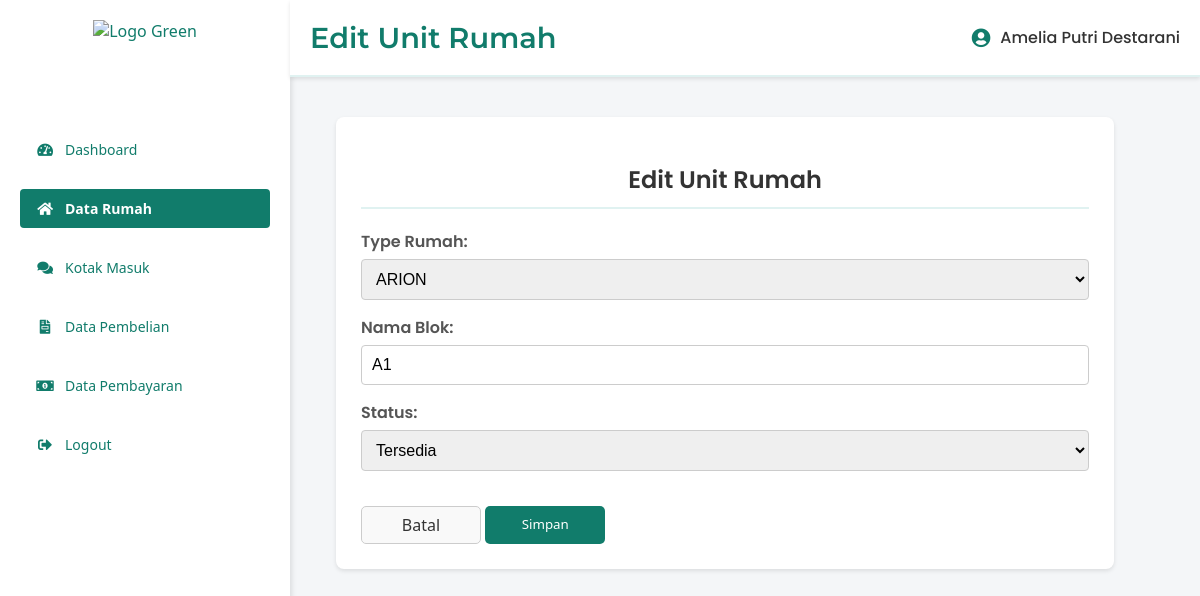
Page /edit_unit.php?id_unit=32 on the committed database.
### tables this page shows
CREATE TABLE `tb_unit` (
  `id_unit` int(11) UNSIGNED NOT NULL,
  `id_rumah` int(11) UNSIGNED NOT NULL,
  `nama_blok` varchar(5) NOT NULL,
  `type_unit` varchar(30) NOT NULL,
  `status` enum('tersedia','terjual','terbooking') NOT NULL DEFAULT 'tersedia'
);

CREATE TABLE `tb_rumah` (
  `id_rumah` int(11) UNSIGNED NOT NULL,
  `type_rumah` varchar(30) NOT NULL,
  `harga_rumah` decimal(15,0) DEFAULT NULL,
  `foto_rumah` varchar(255) DEFAULT NULL,
  `site_plan` varchar(255) DEFAULT NULL,
  `floor_plan` varchar(255) DEFAULT NULL,
  `deskripsi` text DEFAULT NULL,
  `spesifikasi_detail` text DEFAULT NULL,
  `id_admin` int(11) DEFAULT NULL
);

### Edit_Unit.php (the view, shortened to what this page needs)
<?php
$host = "localhost";
$username = "root";
$password = "";
$database = "db_perumahan";
$conn = new mysqli($host, $username, $password, $database);
$type_rumah_options = [];
$type_sql = "SELECT id_rumah, type_rumah FROM tb_rumah ORDER BY type_rumah ASC";
$type_result = $conn->query($type_sql);
if ($type_result && $type_result->num_rows > 0) {
    while ($row = $type_result->fetch_assoc()) {
        $type_rumah_options[] = $row;
    }
}
$id_unit = $_GET['id_unit'] ?? '';
$unit_data = null;
if ($id_unit) {
    $unit_sql = "SELECT u.id_unit, u.nama_blok, u.status, u.id_rumah FROM tb_unit u WHERE u.id_unit = ?";
    $stmt = $conn->prepare($unit_sql);
    $stmt->bind_param("i", $id_unit);
    $stmt->execute();
    $result = $stmt->get_result();
    if ($result->num_rows > 0) {
        $unit_data = $result->fetch_assoc();
    }
}
?>
<!DOCTYPE html>
<html lang="en">
<head>
    <link href="https://cdnjs.cloudflare.com/ajax/libs/font-awesome/5.15.3/css/all.min.css" rel="stylesheet"/>
</head>
<body>
    <div class="admin-container">
        <aside class="sidebar">
            <div class="sidebar-header" style="justify-content: center;">
                <img src="gambar/Logo_Green.png" alt="Logo Green" class="logo">
            </div>
            <nav class="sidebar-nav">
                <ul>
                    <li>
                        <a href="Dashboard_admin.php">
                            <i class="fas fa-tachometer-alt"></i>
                            <span>Dashboard</span>
                        </a>
                    </li>
                    <li>
                        <a href="data_rumah.php" class="active">
                            <i class="fas fa-home"></i>
                            <span>Data Rumah</span>
                        </a>
                    </li>
                    <li>
                      <a href="kotak_masuk.php">
                            <i class="fas fa-comments"></i>
                            <span>Kotak Masuk</span>
                        </a>
                    </li>
                    <li>
                        <a href="data_pembelian.php">
                            <i class="fas fa-file-invoice"></i>
                            <span>Data Pembelian</span>
                        </a>
                    </li>
                    <li>
                        <a href="data_pembayaran.php">
                            <i class="fas fa-money-bill-alt"></i>
                            <span>Data Pembayaran</span>
                        </a>
                    </li>
                    <li class="logout">
                        <a href="logout.php">
                            <i class="fas fa-sign-out-alt"></i>
                            <span>Logout</span>
                        </a>
                    </li>
                </ul>
            </nav>
        </aside>
        <main class="main-content">
            <header class="main-header">
                <h2>Edit Unit Rumah</h2>
                <div class="admin-info">
                    <i class="fas fa-user-circle"></i>
                    <span>Amelia Putri Destarani</span>
                </div>
            </header>
            <div class="content-area">
                <div class="form-container">
                    <h2>Edit Unit Rumah</h2>
                    <form method="post" onsubmit="return validateForm()">
                        <div class="form-group">
                            <label for="id_rumah">Type Rumah:</label>
                            <select name="id_rumah" id="id_rumah" required>
                                <?php foreach ($type_rumah_options as $option): ?>
                                    <option value="<?php echo htmlspecialchars($option['id_rumah']); ?>"
                                        <?php if ($unit_data && $unit_data['id_rumah'] == $option['id_rumah']) echo 'selected'; ?>>
                                        <?php echo htmlspecialchars($option['type_rumah']); ?>
                                    </option>
                                <?php endforeach; ?>
                            </select>
                        </div>
                        <div class="form-group">
                            <label for="nama_blok">Nama Blok:</label>
                            <input type="text" name="nama_blok" id="nama_blok"
                                value="<?php echo $unit_data ? htmlspecialchars($unit_data['nama_blok']) : ''; ?>" required>
                        </div>
                        <div class="form-group">
                            <label for="status">Status:</label>
                            <select name="status" id="status" required>
                                <option value="tersedia" <?php if ($unit_data && $unit_data['status'] == 'tersedia') echo 'selected'; ?>>Tersedia</option>
                            </select>
                        </div>
                        <a href="unit_rumah.php" class="back-button">Batal</a>
                        <button type="submit">Simpan</button>
                    </form>
                </div>
            </div>
        </main>
    </div>
</body>
</html>

### Edit_Unit.php (style rules this page uses)
body { margin: 0; font-family: 'Segoe UI', sans-serif; background-color: #f4f6f8; display: flex; min-height: 100vh; }
.admin-container { display: flex; flex: 1; min-height: 100vh; }
.sidebar { background-color: #fff; color: #117c6b; width: 250px; padding: 20px; display: flex; flex-direction: column; box-shadow: 2px 0 5px rgba(0,0,0,0.1); height: 100vh; overflow-y: auto; position: fixed; }
.sidebar-header { display: flex; align-items: center; justify-content: center; margin-bottom: 30px; }
.sidebar-header .logo { height: 80px; }
.sidebar-nav ul { list-style: none; padding: 0; margin: 0; }
.sidebar-nav ul li a { display: flex; align-items: center; color: #117c6b; text-decoration: none; padding: 10px 15px; margin-bottom: 20px; border-radius: 4px; font-size: 14px; font-weight: 500; transition: background-color 0.3s ease; }
.sidebar-nav ul li a i { margin-right: 10px; width: 20px; text-align: center; }
.sidebar-nav ul li.logout { margin-top: auto; }
.sidebar-nav ul li.logout a { background-color: transparent; color: #117c6b; }
.sidebar-nav ul li a.active { background-color: #117c6b; color: white; font-weight: 600; }
.main-content { flex: 1; background-color: #f4f6f8; display: flex; flex-direction: column; margin-left: 250px; height: 100vh; overflow-y: auto; }
.main-header { background-color: #fff; color: #117c6b; padding: 20px; border-bottom: 2px solid #e0f2f1; display: flex; justify-content: space-between; align-items: center; box-shadow: 0 2px 4px rgba(0,0,0,0.1); position: sticky; top: 0; z-index: 10; margin-left: 40px; }
.main-header h2 { margin: 0; font-size: 1.8em; font-family: 'Montserrat', sans-serif; font-weight: 600; }
.admin-info { display: flex; align-items: center; }
.admin-info i { margin-right: 10px; font-size: 1.2em; color: #117c6b; }
.admin-info span { font-weight: 500; color: #333; font-family: 'Poppins', sans-serif; }
.content-area { padding: 20px; flex: 1; font-family: 'Poppins', sans-serif; color: #333; display: flex; justify-content: center; align-items: flex-start; overflow-y: auto; }
.form-container { background-color: #fff; padding: 25px; border-radius: 8px; box-shadow: 0 2px 4px rgba(0,0,0,0.1); width: 80%; max-width: 800px; margin-top: 20px; margin-bottom: 20px; overflow-y: auto; }
.form-container h2 { font-size: 1.5em; color: #333; margin-bottom: 20px; font-weight: 600; border-bottom: 2px solid #e0f2f1; padding-bottom: 10px; text-align: center; }
.form-group { margin-bottom: 15px; }
.form-group label { display: block; margin-bottom: 5px; font-weight: 600; color: #555; }
.form-group input, .form-group select { font-size: 16px; width: 100%; padding: 10px; border: 1px solid #ccc; border-radius: 4px; box-sizing: border-box; }
button, .back-button { padding: 10px 15px; border-radius: 5px; cursor: pointer; transition: background-color 0.3s ease; font-weight: 500; text-decoration: none; margin-top: 20px; line-height: 1; box-sizing: border-box; display: inline-block; height: 38px; vertical-align: middle; font-family: 'Segoe UI', sans-serif; min-width: 120px; text-align: center; }
button { background-color: #117c6b; color: white; border: 1px solid transparent; margin-right: 10px; }
.back-button { background-color: #f9f9f9; color: #333; border: 1px solid #ccc; }

### rows in the picture
tb_unit: id_rumah "ARION", nama_blok "A1", status "Tersedia"
